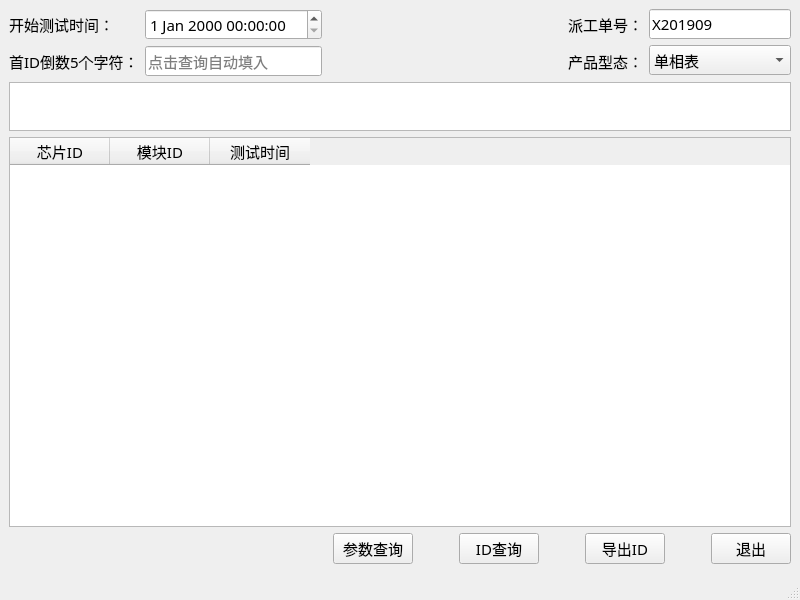
<?xml version="1.0" encoding="UTF-8"?>
<ui version="4.0">
 <class>STA_database_query</class>
 <widget class="QMainWindow" name="STA_database_query">
  <property name="geometry">
   <rect>
    <x>0</x>
    <y>0</y>
    <width>800</width>
    <height>600</height>
   </rect>
  </property>
  <property name="font">
   <font>
    <family>黑体</family>
    <pointsize>11</pointsize>
   </font>
  </property>
  <property name="windowTitle">
   <string>新工装芯片ID对应关系导出</string>
  </property>
  <property name="windowIcon">
   <iconset resource="apprcc.qrc">
    <normaloff>:/pic/resources/Mac_Finder_256px_1180091_easyicon.net.png</normaloff>:/pic/resources/Mac_Finder_256px_1180091_easyicon.net.png</iconset>
  </property>
  <widget class="QWidget" name="centralwidget">
   <layout class="QGridLayout" name="gridLayout">
    <item row="0" column="0">
     <layout class="QHBoxLayout" name="horizontalLayout_5">
      <item>
       <layout class="QHBoxLayout" name="horizontalLayout">
        <item>
         <layout class="QVBoxLayout" name="verticalLayout">
          <item>
           <widget class="QLabel" name="lb_start_datetime">
            <property name="text">
             <string>开始测试时间：</string>
            </property>
           </widget>
          </item>
          <item>
           <widget class="QLabel" name="label">
            <property name="text">
             <string>首ID倒数5个字符：</string>
            </property>
           </widget>
          </item>
         </layout>
        </item>
        <item>
         <layout class="QVBoxLayout" name="verticalLayout_3">
          <item>
           <widget class="QDateTimeEdit" name="start_datetime">
            <property name="maximumDateTime">
             <datetime>
              <hour>23</hour>
              <minute>59</minute>
              <second>59</second>
              <year>9999</year>
              <month>12</month>
              <day>31</day>
             </datetime>
            </property>
           </widget>
          </item>
          <item>
           <widget class="QLineEdit" name="lineEdit">
            <property name="text">
             <string/>
            </property>
            <property name="placeholderText">
             <string>点击查询自动填入</string>
            </property>
           </widget>
          </item>
         </layout>
        </item>
       </layout>
      </item>
      <item>
       <spacer name="horizontalSpacer_7">
        <property name="orientation">
         <enum>Qt::Horizontal</enum>
        </property>
        <property name="sizeHint" stdset="0">
         <size>
          <width>40</width>
          <height>20</height>
         </size>
        </property>
       </spacer>
      </item>
      <item>
       <spacer name="horizontalSpacer_6">
        <property name="orientation">
         <enum>Qt::Horizontal</enum>
        </property>
        <property name="sizeHint" stdset="0">
         <size>
          <width>40</width>
          <height>20</height>
         </size>
        </property>
       </spacer>
      </item>
      <item>
       <layout class="QHBoxLayout" name="horizontalLayout_2">
        <item>
         <layout class="QVBoxLayout" name="verticalLayout_2">
          <item>
           <widget class="QLabel" name="label_2">
            <property name="text">
             <string>派工单号：</string>
            </property>
           </widget>
          </item>
          <item>
           <widget class="QLabel" name="prod_type">
            <property name="text">
             <string>产品型态：</string>
            </property>
           </widget>
          </item>
         </layout>
        </item>
        <item>
         <layout class="QVBoxLayout" name="verticalLayout_4">
          <item>
           <widget class="QLineEdit" name="lineEdit_2">
            <property name="text">
             <string>X201909</string>
            </property>
           </widget>
          </item>
          <item>
           <widget class="QComboBox" name="cb_prod_type">
            <item>
             <property name="text">
              <string>单相表</string>
             </property>
            </item>
            <item>
             <property name="text">
              <string>13版三相表</string>
             </property>
            </item>
            <item>
             <property name="text">
              <string>13版集中器</string>
             </property>
            </item>
            <item>
             <property name="text">
              <string>09版三相表</string>
             </property>
            </item>
            <item>
             <property name="text">
              <string>09版集中器</string>
             </property>
            </item>
            <item>
             <property name="text">
              <string>I型采集器</string>
             </property>
            </item>
            <item>
             <property name="text">
              <string>II型采集器</string>
             </property>
            </item>
           </widget>
          </item>
         </layout>
        </item>
       </layout>
      </item>
     </layout>
    </item>
    <item row="1" column="0">
     <widget class="QTextBrowser" name="textBrowser">
      <property name="enabled">
       <bool>true</bool>
      </property>
      <property name="sizePolicy">
       <sizepolicy hsizetype="Expanding" vsizetype="Ignored">
        <horstretch>0</horstretch>
        <verstretch>1</verstretch>
       </sizepolicy>
      </property>
     </widget>
    </item>
    <item row="2" column="0">
     <widget class="QTableWidget" name="tableWidget">
      <property name="sizePolicy">
       <sizepolicy hsizetype="Expanding" vsizetype="Expanding">
        <horstretch>0</horstretch>
        <verstretch>8</verstretch>
       </sizepolicy>
      </property>
      <column>
       <property name="text">
        <string>芯片ID</string>
       </property>
      </column>
      <column>
       <property name="text">
        <string>模块ID</string>
       </property>
      </column>
      <column>
       <property name="text">
        <string>测试时间</string>
       </property>
      </column>
     </widget>
    </item>
    <item row="3" column="0">
     <layout class="QHBoxLayout" name="horizontalLayout_4">
      <item>
       <spacer name="horizontalSpacer_3">
        <property name="orientation">
         <enum>Qt::Horizontal</enum>
        </property>
        <property name="sizeHint" stdset="0">
         <size>
          <width>40</width>
          <height>20</height>
         </size>
        </property>
       </spacer>
      </item>
      <item>
       <spacer name="horizontalSpacer_4">
        <property name="orientation">
         <enum>Qt::Horizontal</enum>
        </property>
        <property name="sizeHint" stdset="0">
         <size>
          <width>40</width>
          <height>20</height>
         </size>
        </property>
       </spacer>
      </item>
      <item>
       <spacer name="horizontalSpacer_5">
        <property name="orientation">
         <enum>Qt::Horizontal</enum>
        </property>
        <property name="sizeHint" stdset="0">
         <size>
          <width>40</width>
          <height>20</height>
         </size>
        </property>
       </spacer>
      </item>
      <item>
       <widget class="QPushButton" name="btn_configure">
        <property name="text">
         <string>参数查询</string>
        </property>
       </widget>
      </item>
      <item>
       <layout class="QHBoxLayout" name="horizontalLayout_3">
        <item>
         <spacer name="horizontalSpacer_8">
          <property name="orientation">
           <enum>Qt::Horizontal</enum>
          </property>
          <property name="sizeHint" stdset="0">
           <size>
            <width>40</width>
            <height>20</height>
           </size>
          </property>
         </spacer>
        </item>
        <item>
         <widget class="QPushButton" name="query">
          <property name="text">
           <string>ID查询</string>
          </property>
         </widget>
        </item>
        <item>
         <spacer name="horizontalSpacer">
          <property name="orientation">
           <enum>Qt::Horizontal</enum>
          </property>
          <property name="sizeHint" stdset="0">
           <size>
            <width>40</width>
            <height>20</height>
           </size>
          </property>
         </spacer>
        </item>
        <item>
         <widget class="QPushButton" name="export_id">
          <property name="text">
           <string>导出ID</string>
          </property>
         </widget>
        </item>
        <item>
         <spacer name="horizontalSpacer_2">
          <property name="orientation">
           <enum>Qt::Horizontal</enum>
          </property>
          <property name="sizeHint" stdset="0">
           <size>
            <width>40</width>
            <height>20</height>
           </size>
          </property>
         </spacer>
        </item>
        <item>
         <widget class="QPushButton" name="exit">
          <property name="text">
           <string>退出</string>
          </property>
         </widget>
        </item>
       </layout>
      </item>
     </layout>
    </item>
   </layout>
  </widget>
  <widget class="QMenuBar" name="menubar">
   <property name="geometry">
    <rect>
     <x>0</x>
     <y>0</y>
     <width>800</width>
     <height>18</height>
    </rect>
   </property>
  </widget>
  <widget class="QStatusBar" name="statusbar"/>
 </widget>
 <resources>
  <include location="apprcc.qrc"/>
 </resources>
 <connections>
  <connection>
   <sender>exit</sender>
   <signal>clicked()</signal>
   <receiver>STA_database_query</receiver>
   <slot>close()</slot>
   <hints>
    <hint type="sourcelabel">
     <x>745</x>
     <y>557</y>
    </hint>
    <hint type="destinationlabel">
     <x>399</x>
     <y>299</y>
    </hint>
   </hints>
  </connection>
 </connections>
</ui>
